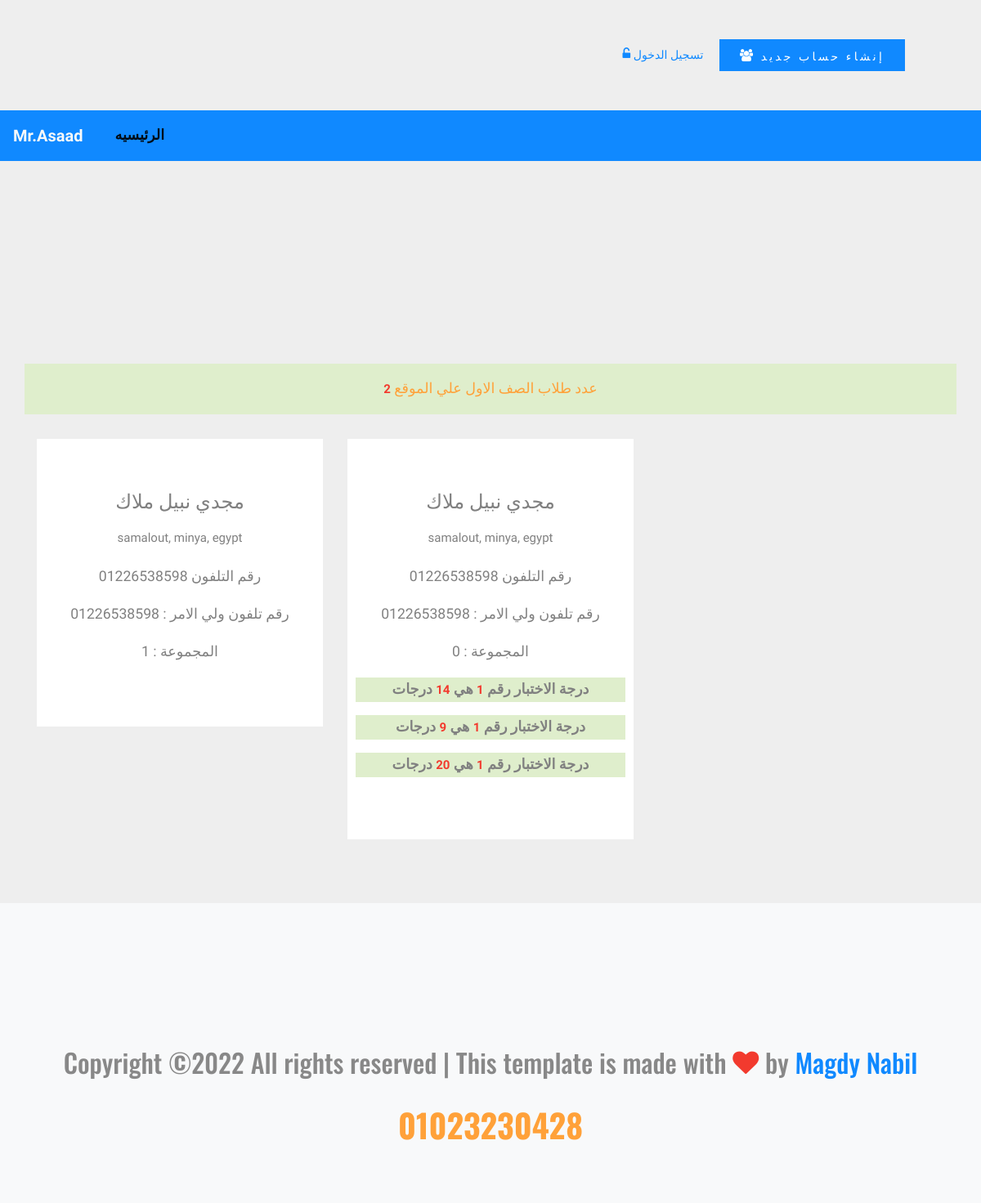
/level1_std.php, run on the app's committed database.
### tables this page shows
CREATE TABLE `sin_up` (
  `user_id` int(11) NOT NULL,
  `user` text NOT NULL,
  `user_name` text NOT NULL,
  `Password` text NOT NULL,
  `address` text NOT NULL,
  `phone` text NOT NULL,
  `fphone` text NOT NULL,
  `year` text NOT NULL,
  `level` text NOT NULL,
  `group` text NOT NULL,
  `status` text NOT NULL,
  `date` text NOT NULL
);

CREATE TABLE `student_2_degree` (
  `student_2_degree` int(11) NOT NULL,
  `stud_id` int(11) NOT NULL,
  `stud_level` int(11) NOT NULL,
  `test_number` int(11) NOT NULL,
  `degree` int(11) NOT NULL
);

### public_html/level1_std.php (the view, shortened to what this page needs)
<?php
include_once("include/connect.php");
$posts=mysqli_query($connect,"SELECT * from sin_up where `level` ='level1'");
$post=mysqli_num_rows($posts);
?>
<!doctype html>
<html lang="en" class="first">
<head>
    <link rel="stylesheet" href="fonts/icomoon/style.css">
    <link rel="stylesheet" href="css/bootstrap.min.css">
    <link rel="stylesheet" href="css/jquery-ui.css">
    <link rel="stylesheet" href="css/owl.carousel.min.css">
    <link rel="stylesheet" href="css/owl.theme.default.min.css">
    <link rel="stylesheet" href="css/owl.theme.default.min.css">
    <link rel="stylesheet" href="css/jquery.fancybox.min.css">
    <link rel="stylesheet" href="css/bootstrap-datepicker.css">
    <link rel="stylesheet" href="fonts/flaticon/font/flaticon.css">
    <link rel="stylesheet" href="css/aos.css">
    <link href="css/jquery.mb.YTPlayer.min.css" media="all" rel="stylesheet" type="text/css">
    <link rel="stylesheet" href="css/style.css">
</head>
<body class="">
<?php
include_once("include/header.php");
?>
<div class="container mb-5" style="padding-top: 200px">
    <div class="row">
        <div class="col-lg-12 col-md-4 col-sm-4 col-xs-12 table-success p-3 text-center text-warning mt-5" ><span class="text-danger font-weight-bold"  "><?php echo  $post;?></span>  عدد طلاب الصف الاول علي الموقع  </div>
        <?php
        $posts=mysqli_query( $connect ,"SELECT * FROM sin_up where level='level1' ");
        while($post=mysqli_fetch_assoc($posts)){
            echo'
        <div class="col-lg-4 col-md-4 col-sm-4 col-xs-12">
            <div class="box-part text-center">
                <div class="title">
                    <h4>'.$post['user'].'</h4>
                </div>
                <div class="text">
                    <span>'.$post['address'].'</span>
                </div>
                <p >رقم التلفون '.$post['phone'].' </p>
                <p >رقم تلفون ولي الامر : '.$post['fphone'].' </p>
                <p >المجموعة : '.$post['group'].' </p>';
            $std_degree=mysqli_query( $connect ,"SELECT * FROM `student_2_degree` WHERE `stud_id` = '$post[user_id]'") ;
            while ($update_std_degree=mysqli_fetch_assoc($std_degree)){
                echo '<p class="table-success font-weight-bold">درجة الاختبار رقم <span class="text-danger  " >'.$update_std_degree['test_number'].'</span>  هي <span class="text-danger  " >'.$update_std_degree['degree'].'</span> درجات </p>';
            }
            echo '
            </div>
        </div>
';}?>
    </div>
</div>
<?php
include_once("include/footer.php");
?>
</body>
</html>

### public_html/css/style.css (style rules this page uses)
html { overflow-x: hidden; }
body { line-height: 1.7; color: gray; font-weight: 300; font-size: 1.1rem; }
h1, h2, h3, h4, h5, .h1, .h2, .h3, .h4, .h5 { font-family: "Oswald", sans-serif; }

### public_html/level1_std.php (style rules this page uses)
body { background: #eee; }
span { font-size:15px; }
.box-part { background:#FFF; border-radius:0; padding:60px 10px; margin:30px 0px; }
.text { margin:20px 0px; }

### data on the page
sin_up: user "مجدي نبيل ملاك", address "samalout, minya, egypt", phone "01226538598", fphone "01226538598", group "1"
sin_up: user "مجدي نبيل ملاك", address "samalout, minya, egypt", phone "01226538598", fphone "01226538598", group "0"
student_2_degree: test_number "1", degree "14"
student_2_degree: test_number "1", degree "9"
student_2_degree: test_number "1", degree "20"

### other printed values
$post "2"
